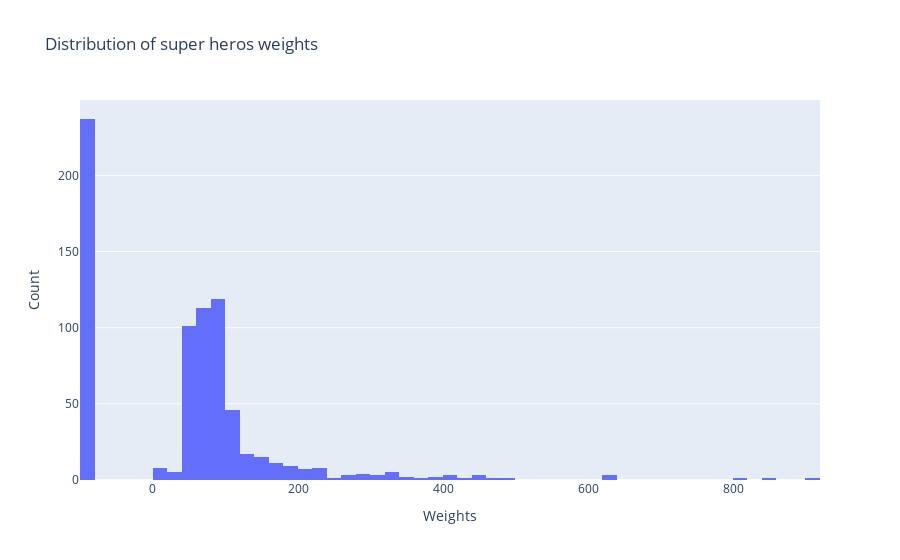

The notebook cell saved with this chart:
### Code cell
data = go.Histogram(x = super_hero_info["Weight"])
fig = go.Figure(data)
fig.update_layout(
    title="Distribution of super heros weights",
        xaxis_title_text='Weights', # xaxis label,
    yaxis_title_text='Count', # yaxis label
    )
fig

### Figure 1 — Plotly figure (JSON) as saved in the notebook; plotly's stock layout.template omitted (floating-point values rounded to 4 significant figures; data arrays with more than 128 entries replaced by an {"elided": "..."} marker saying what was removed)
{"data": [{"type": "histogram", "x": {"elided": "734 int values"}}], "layout": {"title": {"text": "Distribution of super heros weights"}, "xaxis": {"title": {"text": "Weights"}}, "yaxis": {"title": {"text": "Count"}}}}
